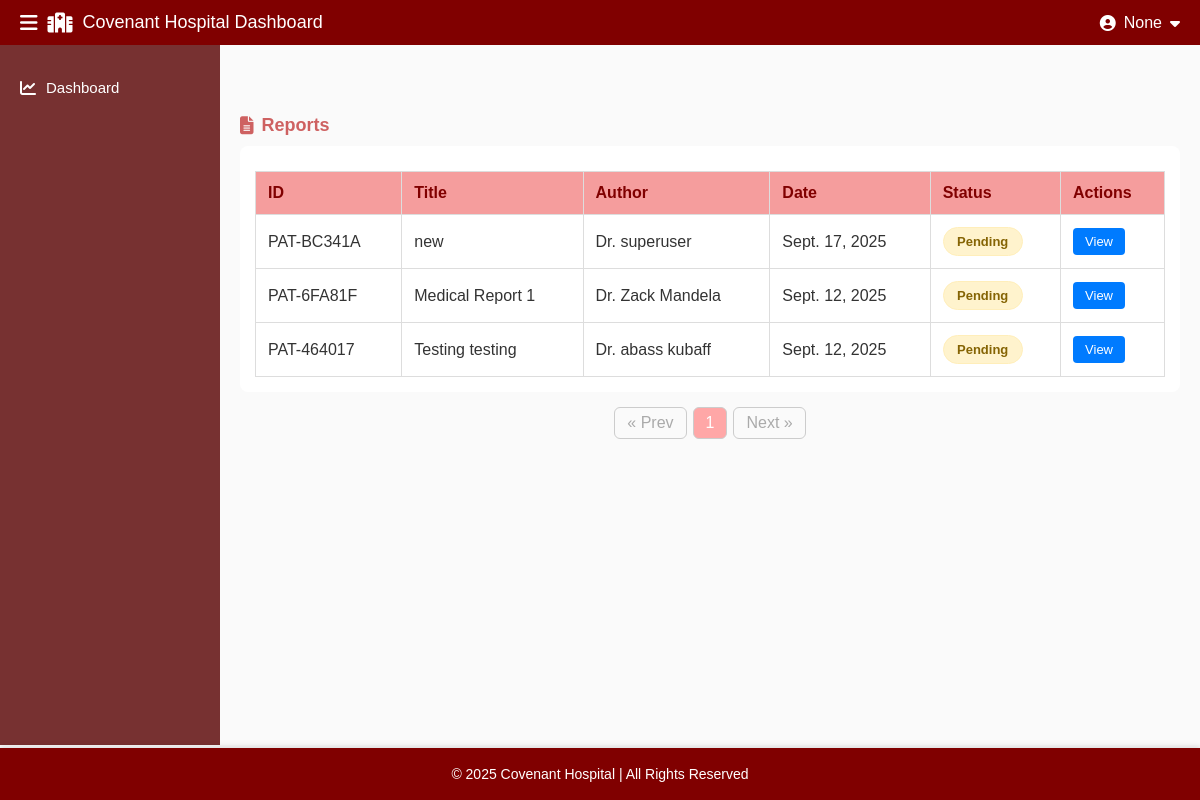
The app's page /reports/ (signed in), older data.
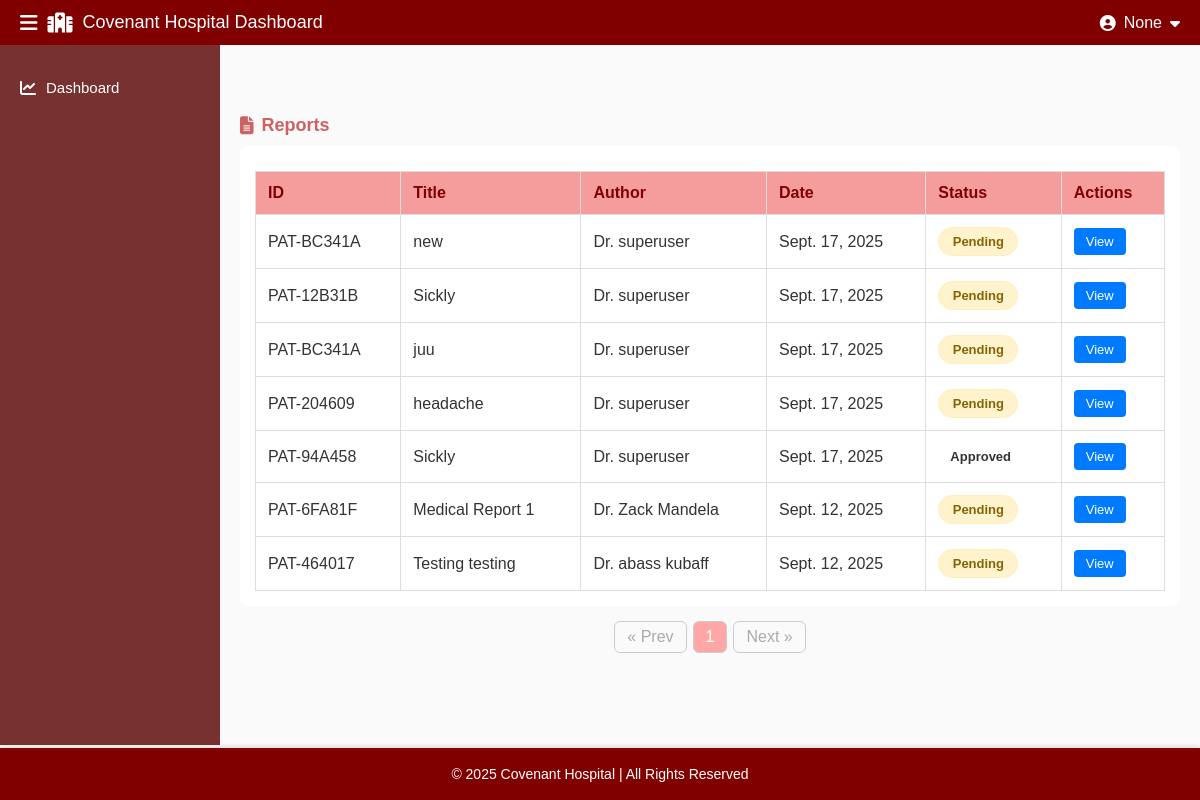
The same page, newer data.
### core/models.py (models this page shows, shortened)
class Report(models.Model):
    STATUS_CHOICES = (
        ('approved', 'Approved'),
        ('pending', 'Pending'),
        ('rejected', 'Rejected'),
    )
    title = models.CharField(max_length=200)
    description = models.TextField(blank=True, null=True)  # NEW
    notes = models.TextField(blank=True, null=True)
    author = models.ForeignKey(Doctor, on_delete=models.SET_NULL, null=True, blank=True)
    patient = models.ForeignKey(Patient, on_delete=models.CASCADE, related_name="reports")
    appointment = models.OneToOneField(Appointment, on_delete=models.CASCADE, related_name="report", null=True, blank=True)
    date = models.DateField(auto_now_add=True)
    status = models.CharField(max_length=20, choices=STATUS_CHOICES, default='pending')
    content = RichTextField()

class Patient(models.Model):
    patient_id = models.CharField(max_length=20, unique=True, editable=False, blank=True, null=True)  # ✅
    name = models.CharField(max_length=200)
    phone = models.CharField(max_length=20)
    age = models.PositiveIntegerField()
    gender = models.CharField(max_length=1, choices=(('M', 'Male'), ('F', 'Female')))
    date_added = models.DateTimeField(auto_now_add=True)

class Doctor(models.Model):
    doctor_id = models.CharField(max_length=20, unique=True, editable=False, blank=True, null=True)
    name = models.CharField(max_length=200)
    email = models.EmailField(blank=True, null=True)
    phone = models.CharField(max_length=20, blank=True, null=True)
    department = models.ForeignKey(Department, on_delete=models.SET_NULL, null=True, blank=True)
    approved = models.BooleanField(default=False)

### core/views.py (the view)
# urls.py: path("reports/", views.reports, name="reports"),
@session_required
def reports(request):
    role = request.session.get("user_role")
    q = request.GET.get("q", "").strip()
    if role == "doctor":
        doctor_id = request.session.get("doctor_id")
        doctor = Doctor.objects.filter(id=doctor_id).first()
        reports_list = Report.objects.filter(author=doctor).select_related("author", "patient").order_by("-date")
    elif role == "patient":
        patient_id = request.session.get("patient_id")
        patient = Patient.objects.filter(id=patient_id).first()
        reports_list = Report.objects.filter(patient=patient).select_related("author", "patient").order_by("-date")
    else:  # admin
        reports_list = Report.objects.select_related("author", "patient").all().order_by("-date")
    if q:
        reports_list = reports_list.filter(
            Q(title__icontains=q) |
            Q(author__name__icontains=q) |
            Q(patient__name__icontains=q)
        )
    paginator = Paginator(reports_list, 10)
    page_number = request.GET.get("page")
    reports_page = paginator.get_page(page_number)
    return render(request, "dashboard/reports.html", {
        "reports": reports_page,
        "query": q
    })

### core/context_processors.py (called while the page is built)
def session_info(request):
    role = request.session.get("user_role")
    name = None
    if role == "doctor":
        doctor_id = request.session.get("doctor_id")
        doctor = Doctor.objects.filter(id=doctor_id).first()
        if doctor:
            name = f"Dr. {doctor.name}"
    elif role == "patient":
        patient_id = request.session.get("patient_id")
        patient = Patient.objects.filter(id=patient_id).first()
        if patient:
            name = patient.name
    return {
        "session_role": role,
        "session_name": name,
    }

### templates/dashboard/reports.html (shortened to what this page needs)
{% extends "dashboard/base_dashboard.html" %}
{% block page_class %}reports-page{% endblock %}
{% block content %}
      <section class="reports-list-section">
  <div class="section-header">
    <h3><i class="fa-solid fa-file-alt"></i> Reports</h3>
  </div>
  <div class="reports-table-wrapper">
    <table class="reports-table">
      <thead>
        <tr>
          <th>ID</th>
          <th>Title</th>
          <th>Author</th>
          <th>Date</th>
          <th>Status</th>
          <th>Actions</th>
        </tr>
      </thead>
      <tbody>
  {% for rep in reports %}
  <tr>
    <td>
      {% if rep.patient %}
        {{ rep.patient.patient_id }}
      {% else %}
        {{ rep.id }}
      {% endif %}
    </td>
    <td>{{ rep.title }}</td>
    <td>
      {% if rep.author %}
        Dr. {{ rep.author.name }}
      {% else %}
        N/A
      {% endif %}
    </td>
    <td>{{ rep.date }}</td>
    <td><span class="status {{ rep.status|lower }}">{{ rep.status }}</span></td>
    <td>
      <a href="{% url 'report_detail' rep.id %}" class="btn-action view">View</a>
    </td>
  </tr>
  {% empty %}
  <tr><td colspan="6">No reports found.</td></tr>
  {% endfor %}
</tbody>
    </table>
  </div>
  <div class="reports-pagination">
    <ul class="pagination-list">
      {% if reports.has_previous %}
        <li><a href="?page={{ reports.previous_page_number }}{% if query %}&q={{ query }}{% endif %}">&laquo; Prev</a></li>
      {% else %}
        <li class="disabled">&laquo; Prev</li>
      {% endif %}
      {% for num in reports.paginator.page_range %}
        {% if reports.number == num %}
          <li class="active-page">{{ num }}</li>
        {% else %}
          <li><a href="?page={{ num }}{% if query %}&q={{ query }}{% endif %}">{{ num }}</a></li>
        {% endif %}
      {% endfor %}
      {% if reports.has_next %}
        <li><a href="?page={{ reports.next_page_number }}{% if query %}&q={{ query }}{% endif %}">Next &raquo;</a></li>
      {% else %}
        <li class="disabled">Next &raquo;</li>
      {% endif %}
    </ul>
  </div>
</section>
{% endblock %}

### templates/dashboard/base_dashboard.html (shortened to what this page needs)
{% load static %}
<!DOCTYPE html>
<html lang="en">
<head>
  <link rel="stylesheet" href="{% static 'css/dashboard.css' %}">
  <link rel="stylesheet" href="https://cdnjs.cloudflare.com/ajax/libs/font-awesome/6.5.0/css/all.min.css">
</head>
<body>
  <nav class="dashboard-navbar">
    <div class="nav-left">
      <i class="fa-solid fa-bars menu-toggle"></i>
      <i class="fa-solid fa-hospital"></i>
      <a  href="{% url 'index' %}" class="nav-title"><span class="nav-title">Covenant Hospital Dashboard</span></a>
    </div>
    <div class="nav-right">
      <i class="fa-solid fa-user-circle"></i>
      <span class="username">{{session_name}}</span>
      <i class="fa-solid fa-caret-down dropdown-toggle"></i>
    </div>
  </nav>
  <div class="dashboard-container {% block page_class %}{% endblock %}">
<aside class="dashboard-sidebar">
  <ul>
    <li class="{% if request.resolver_match.url_name == 'dashboard' %}active{% endif %}">
      <a href="{% url 'dashboard' %}"><i class="fa-solid fa-chart-line"></i> Dashboard</a>
    </li>
  </ul>
</aside>
    <main class="dashboard-main">
      {% block content %}{% endblock %}
    </main>
  </div>
  <footer class="dashboard-footer">
    <p>&copy; 2025 Covenant Hospital | All Rights Reserved</p>
  </footer>
</body>
</html>

### static/css/dashboard.css (style rules this page uses)
* { margin: 0; padding: 0; box-sizing: border-box; }
body { font-family: Arial, sans-serif; background: #f8f8f8; color: #333; }
.dashboard-navbar { position: sticky; top: 0; width: 100%; background: maroon; color: #fff; display: flex; justify-content: space-between; align-items: center; padding: 12px 20px; z-index: 1000; }
.dashboard-navbar .nav-left { display: flex; align-items: center; gap: 10px; font-size: 18px; }
.dashboard-navbar .nav-left a { text-decoration: none; color: inherit; }
.dashboard-navbar .nav-left i { font-size: 20px; }
.dashboard-navbar .nav-right { position: relative; cursor: pointer; display: flex; align-items: center; gap: 8px; }
.dashboard-container { display: flex; min-height: calc(100vh - 100px); background: #fafafa; }
.dashboard-sidebar { width: 220px; background: #773131; color: #fff; padding: 20px 0; transition: transform 0.3s ease; max-height: calc(100vh - 60px); overflow-y: auto; }
.dashboard-sidebar ul { list-style: none; margin: 0; padding: 0; }
.dashboard-sidebar li { padding: 14px 20px; font-size: 15px; display: flex; align-items: center; gap: 12px; cursor: pointer; transition: background 0.3s ease, color 0.3s ease; }
.dashboard-sidebar a { text-decoration: none; color: inherit; display: flex; align-items: center; gap: 10px; }
.dashboard-sidebar li i { font-size: 16px; }
.dashboard-main { flex: 1; padding: 20px; margin-top: 10px; padding-bottom: 80px; }
.section-header { display: flex; justify-content: space-between; align-items: center; margin: 20px 0 10px; }
.section-header h3 { font-size: 18px; color: rgb(206, 97, 97); display: flex; align-items: center; gap: 8px; }
.appointments-table, .patients-table, .reports-table { min-width: 600px; }
.status { display: inline-block; padding: 6px 12px; border-radius: 20px; font-size: 13px; font-weight: 600; text-transform: capitalize; text-align: center; min-width: 80px; }
.status.pending { background-color: #fff3cd; color: #856404; border: 1px solid #ffeeba; }
.reports-table { width: 100%; border-collapse: collapse; margin-top: 10px; }
.reports-table th, .reports-table td { border: 1px solid #ddd; padding: 10px; text-align: left; }
.reports-table th { background: #ffadad; color: maroon; }
.btn-action { display: inline-block; padding: 6px 12px; font-size: 13px; border-radius: 4px; text-decoration: none; transition: 0.2s; }
.btn-action.view { background: #007bff; color: #fff; }
.dashboard-footer { position: fixed; bottom: 0; width: 100%; background: #800000; color: #fff; text-align: center; padding: 18px; font-size: 14px; box-shadow: 0 -2px 5px rgba(0,0,0,0.1); }
.reports-page .reports-table-wrapper { overflow-x: auto; background: #fff; padding: 15px; border-radius: 8px; }
.reports-page .reports-table { width: 100%; border-collapse: collapse; }
.reports-page .reports-table th, .reports-page .reports-table td { padding: 12px; border-bottom: 1px solid #ddd; }
.reports-page .reports-table th { background: #f59d9d; color: maroon; }
.reports-page .reports-pagination { margin-top: 15px; text-align: center; }
.reports-page .pagination-list { display: inline-flex; list-style: none; gap: 6px; }
.reports-page .pagination-list li { padding: 6px 12px; border: 1px solid #ccc; border-radius: 6px; }
.reports-page .pagination-list .active-page { background: rgb(255, 167, 167); color: #fff; }
.reports-page .pagination-list .disabled { color: #aaa; cursor: not-allowed; }

Row changes from the older to the newer data that the page shows:
added Report: patient.patient_id "PAT-12B31B", title "Sickly", author.name "superuser", date "Sept. 17, 2025", status "Pending"
added Report: patient.patient_id "PAT-BC341A", title "juu", author.name "superuser", date "Sept. 17, 2025", status "Pending"
added Report: patient.patient_id "PAT-204609", title "headache", author.name "superuser", date "Sept. 17, 2025", status "Pending"
added Report: patient.patient_id "PAT-94A458", title "Sickly", author.name "superuser", date "Sept. 17, 2025", status "Approved"
